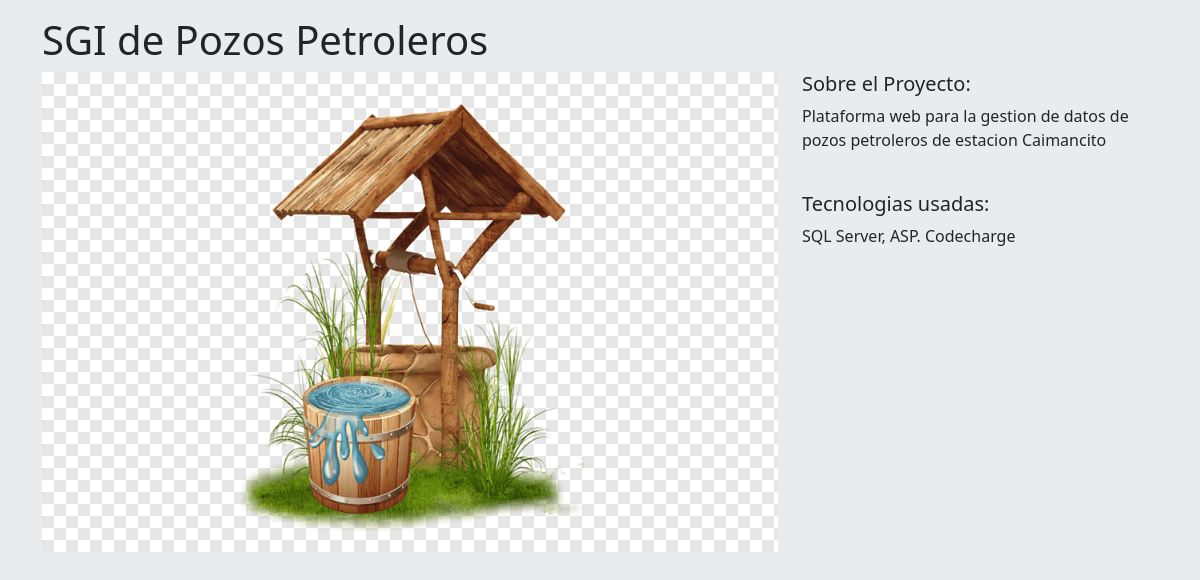
The page /portfolio/1/ on the database its author committed.
### Portfolio/models.py (models this page shows)
class Proyecto(models.Model):
    titulo = models.CharField(max_length=100)
    descripcion = models.TextField()
    tecnologias = models.CharField(max_length=200)
    link = models.CharField(max_length=150)
    imagen = models.FilePathField(path='/img')

### Portfolio/views.py (the view)
# urls.py: path('<int:pk>/', views.ProjectDetail, name='project_detail'),
def ProjectDetail(request, pk):
    proyecto = Proyecto.objects.get(pk=pk)
    context = {
        'proyecto': proyecto
    }
    return render(request, 'projects/detail.html', context)

### Portfolio/templates/projects/detail.html
{% extends "base.html" %}
{% load static %}
{% block page_content %}
    <main class="container mt-3 mb-5">
        <div class="row">
            <h1>{{ proyecto.titulo }}</h1>
        </div>
        <div class="row">
            <div class="col-12 col-md-8">
                <img src="{% static proyecto.imagen %}" alt="{{ proyecto.titulo }}" class="img-fluid">
            </div>
            <div class="col-12 col-md-4">
                <h5>Sobre el Proyecto:</h5>
                <p>{{ proyecto.descripcion }}</p>
                <br>
                <h5>Tecnologias usadas:</h5>
                <p>{{ proyecto.tecnologias }}</p>
            </div>
        </div>
    </main>
{% endblock %}

### rows shown on the page
Proyecto: titulo "SGI de Pozos Petroleros", imagen (picture), descripcion "Plataforma web para la gestion de datos de pozos petroleros de estacion Caimancito", tecnologias "SQL Server, ASP. Codecharge"
